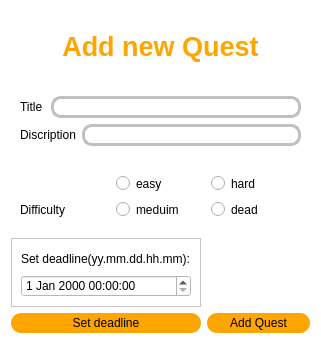
<?xml version="1.0" encoding="UTF-8"?>
<ui version="4.0">
 <class>addQuest_DialogWindow</class>
 <widget class="QDialog" name="addQuest_DialogWindow">
  <property name="geometry">
   <rect>
    <x>0</x>
    <y>0</y>
    <width>321</width>
    <height>344</height>
   </rect>
  </property>
  <property name="windowTitle">
   <string>Dialog</string>
  </property>
  <property name="styleSheet">
   <string notr="true">background-color:white;</string>
  </property>
  <layout class="QGridLayout" name="gridLayout_4">
   <item row="0" column="0" colspan="2">
    <widget class="QLabel" name="label_3">
     <property name="font">
      <font>
       <pointsize>20</pointsize>
       <bold>true</bold>
      </font>
     </property>
     <property name="styleSheet">
      <string notr="true">color:orange;</string>
     </property>
     <property name="text">
      <string>Add new Quest</string>
     </property>
     <property name="alignment">
      <set>Qt::AlignCenter</set>
     </property>
    </widget>
   </item>
   <item row="1" column="0" colspan="2">
    <widget class="QFrame" name="frame_3">
     <property name="styleSheet">
      <string notr="true">border:none;</string>
     </property>
     <property name="frameShape">
      <enum>QFrame::StyledPanel</enum>
     </property>
     <property name="frameShadow">
      <enum>QFrame::Raised</enum>
     </property>
     <layout class="QGridLayout" name="gridLayout">
      <item row="0" column="0">
       <widget class="QLabel" name="label_Title">
        <property name="styleSheet">
         <string notr="true">color:black;</string>
        </property>
        <property name="text">
         <string>Title</string>
        </property>
       </widget>
      </item>
      <item row="0" column="1" colspan="2">
       <widget class="QLineEdit" name="lineEdit_Title">
        <property name="minimumSize">
         <size>
          <width>0</width>
          <height>20</height>
         </size>
        </property>
        <property name="styleSheet">
         <string notr="true">background-color:white;
border-radius:10px;
color:black;
border:3px solid silver;</string>
        </property>
       </widget>
      </item>
      <item row="1" column="0" colspan="2">
       <widget class="QLabel" name="label_Discription">
        <property name="styleSheet">
         <string notr="true">color:black;</string>
        </property>
        <property name="text">
         <string>Discription</string>
        </property>
       </widget>
      </item>
      <item row="1" column="2">
       <widget class="QLineEdit" name="lineEdit_Description">
        <property name="minimumSize">
         <size>
          <width>0</width>
          <height>20</height>
         </size>
        </property>
        <property name="styleSheet">
         <string notr="true">background-color:white;
border-radius:10px;
color:black;
border:3px solid silver;</string>
        </property>
       </widget>
      </item>
     </layout>
    </widget>
   </item>
   <item row="2" column="0" colspan="2">
    <widget class="QFrame" name="frame">
     <property name="styleSheet">
      <string notr="true">border:none;</string>
     </property>
     <property name="frameShape">
      <enum>QFrame::StyledPanel</enum>
     </property>
     <property name="frameShadow">
      <enum>QFrame::Raised</enum>
     </property>
     <layout class="QGridLayout" name="gridLayout_2">
      <item row="2" column="2">
       <widget class="QRadioButton" name="dead">
        <property name="styleSheet">
         <string notr="true">color:black;</string>
        </property>
        <property name="text">
         <string>dead</string>
        </property>
       </widget>
      </item>
      <item row="2" column="0">
       <widget class="QLabel" name="label">
        <property name="styleSheet">
         <string notr="true">color:black;</string>
        </property>
        <property name="text">
         <string>Difficulty</string>
        </property>
       </widget>
      </item>
      <item row="2" column="1">
       <widget class="QRadioButton" name="meduim">
        <property name="styleSheet">
         <string notr="true">color:black;</string>
        </property>
        <property name="text">
         <string>meduim</string>
        </property>
       </widget>
      </item>
      <item row="1" column="1">
       <widget class="QRadioButton" name="easy">
        <property name="styleSheet">
         <string notr="true">color:black;</string>
        </property>
        <property name="text">
         <string>easy</string>
        </property>
       </widget>
      </item>
      <item row="1" column="2">
       <widget class="QRadioButton" name="hard">
        <property name="styleSheet">
         <string notr="true">color:black;</string>
        </property>
        <property name="text">
         <string>hard</string>
        </property>
       </widget>
      </item>
     </layout>
    </widget>
   </item>
   <item row="3" column="0">
    <widget class="QFrame" name="frame_deadline">
     <property name="frameShape">
      <enum>QFrame::StyledPanel</enum>
     </property>
     <property name="frameShadow">
      <enum>QFrame::Raised</enum>
     </property>
     <layout class="QGridLayout" name="gridLayout_3">
      <item row="0" column="0">
       <widget class="QLabel" name="label_2">
        <property name="styleSheet">
         <string notr="true">color:black;</string>
        </property>
        <property name="text">
         <string>Set deadline(yy.mm.dd.hh.mm):</string>
        </property>
       </widget>
      </item>
      <item row="1" column="0">
       <widget class="QDateTimeEdit" name="dateTimeEdit">
        <property name="styleSheet">
         <string notr="true">background-color:white;
color:black;</string>
        </property>
       </widget>
      </item>
     </layout>
    </widget>
   </item>
   <item row="4" column="0">
    <widget class="QPushButton" name="pushButton_show_deadline">
     <property name="minimumSize">
      <size>
       <width>0</width>
       <height>20</height>
      </size>
     </property>
     <property name="styleSheet">
      <string notr="true">background-color:orange;
border-radius:10px;</string>
     </property>
     <property name="text">
      <string>Set deadline</string>
     </property>
    </widget>
   </item>
   <item row="4" column="1">
    <widget class="QPushButton" name="pushButton_add_quest">
     <property name="minimumSize">
      <size>
       <width>0</width>
       <height>20</height>
      </size>
     </property>
     <property name="styleSheet">
      <string notr="true">background-color:orange;
border-radius:10px;</string>
     </property>
     <property name="text">
      <string>Add Quest</string>
     </property>
    </widget>
   </item>
  </layout>
 </widget>
 <resources/>
 <connections/>
</ui>
